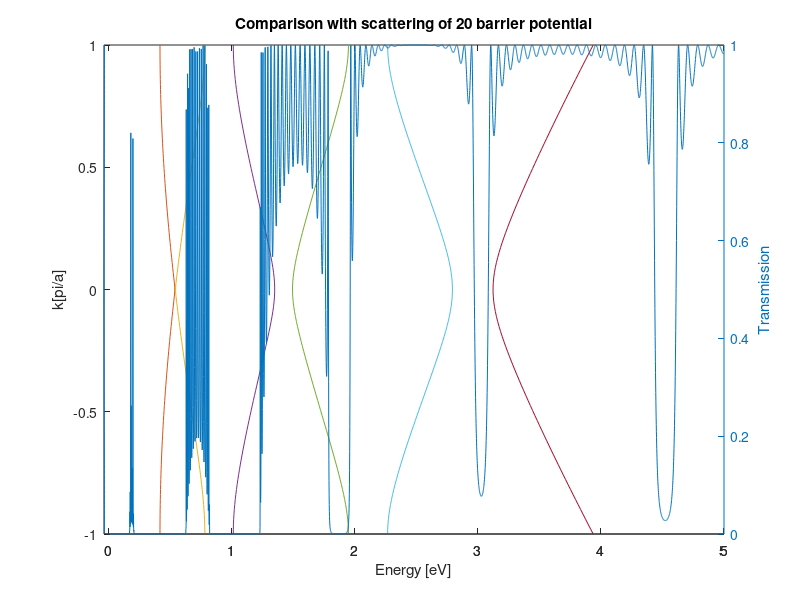
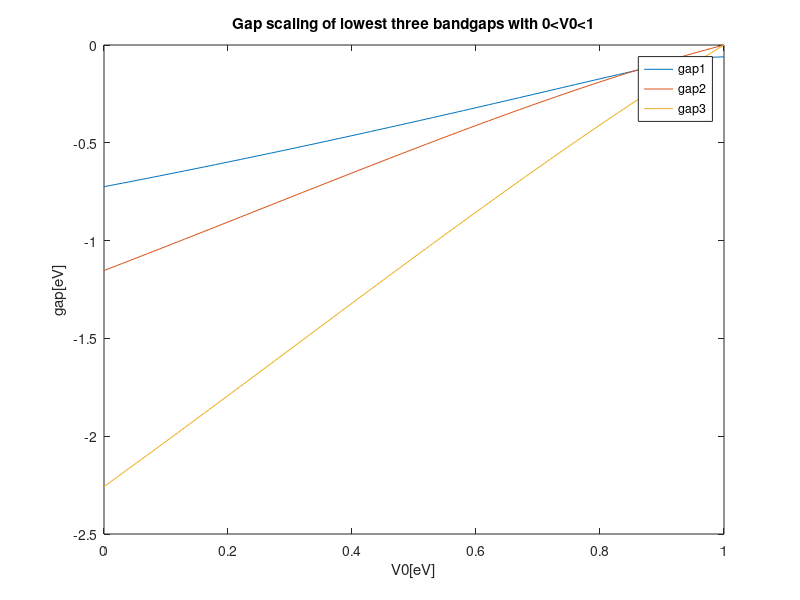
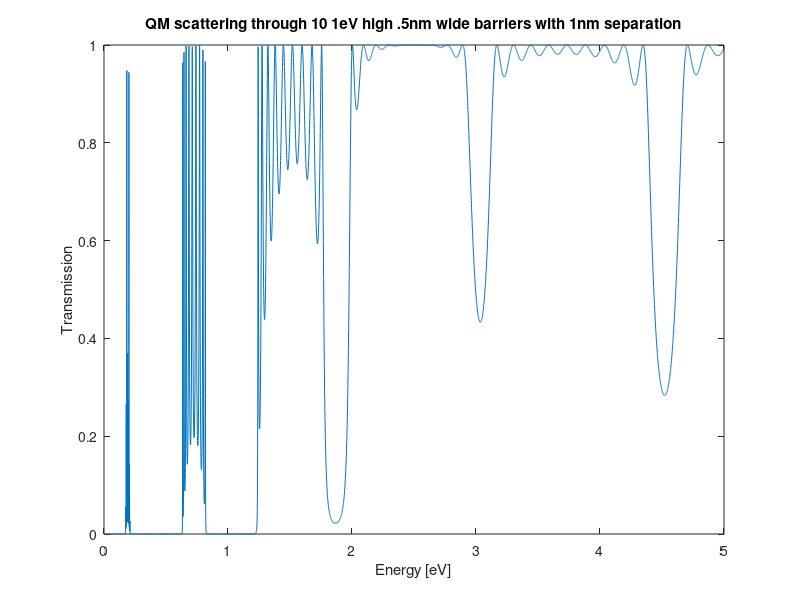
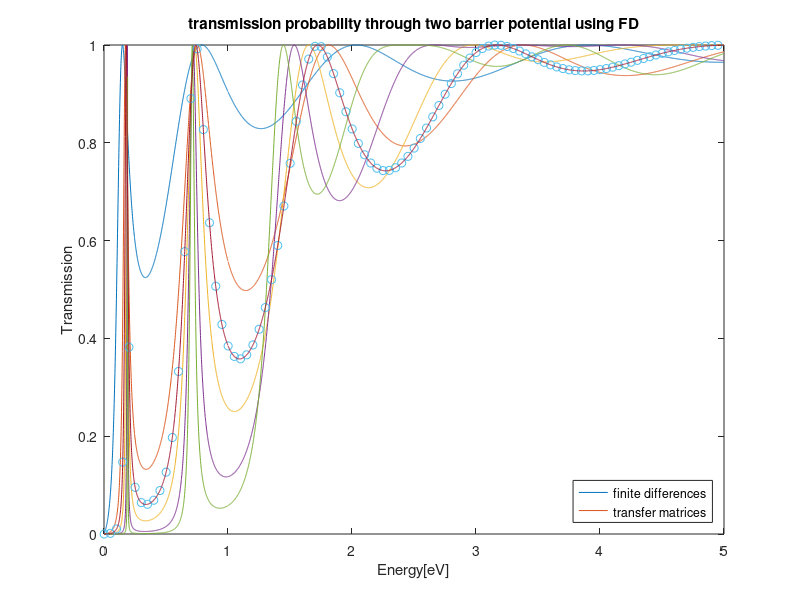

These charts were generated, in order, by the following MATLAB code:
%% 04/27, Victor Sellemi

%% QM scattering transmission probability through 1eV high .5nm wide barrier

h = 1; m = 1; %constants
d = 9.4486299429; %conversion of .5nm to bohrs
e = 0.0367493; %conversion from eV to hartree
z = [0,d]; %position of each layer in bohrs
V0 = 1*e; %potential in barrier in hartree units
E = (0:0.001:5).*e; %energy values of particles in hartree units
kL1 = sqrt(2*m*E/h^2); %free space wavenumber
kR1 = sqrt(2*m*(E-V0)/h^2); %wavenumber in the barrier
nL1 = kL1; nR1 = kR1; %analogous n-values

t=zeros(length(E),1); %initialize transmission array
for i = 1:length(E); %loop over different values for wavelength    
    %set wavenumbers for corresponding wavelength
    kL = kL1(i); kR = kR1(i); 
    nL = nL1(i); nR = nR1(i); 
    M = eye(2); 
    for j = 1:length(z);
        if mod(j,2) == 1; k1 = kL; k2 = kR; n1 = nL; n2 = nR;
        elseif mod(j,2) == 0; k1 = kR; k2 = kL; n1 = nR; n2 = nL; end 
        T = [(0.5 + n2/(2*n1))*exp(1i*(k2 - k1)*z(j)),...
        (0.5 - n2/(2*n1))*exp(-1i*(k2 + k1)*z(j)); ...
        (0.5 - n2/(2*n1))*exp(1i*(k2 + k1)*z(j)), ...
        (0.5 + n2/(2*n1))*exp(-1i*(k2 - k1)*z(j))];
    M = M * T;  
    end
    t(i) = (abs(1/M(1,1))).^2; %calculate transmission probability
end

%plot results
plot(E./e,t,'-'); xlabel('Energy [eV]'); ylabel('Transmission'); axis([0 5 0 1]);
title('QM scattering through a single 1eV high .5nm wide barrier');

%%  QM scattering transmission probability through two 1eV high .5nm wide barriers
clear all; close all; 

h = 1; m = 1; %constants
d = 9.4486299429; %conversion of .5nm to bohrs
z = [0,d,3*d,4*d]; %position of barriers
e = 0.0367493; %conversion from eV to hartree
V0 = 1*e; %potential in barrier
E = (0:0.001:5).*e; %energy values of particles
kL1 = sqrt(2*m.*E/h^2); %free space wavenumber
kR1 = sqrt(2*m.*(E-V0)/h^2); %wavenumber in the barrier
nL1 = kL1; nR1 = kR1; 

t=zeros(length(E),1); %initialize transmission array
for i = 1:length(E); %loop over different values for wavelength    
    %set wavenumbers for corresponding wavelength
    kL = kL1(i); kR = kR1(i); 
    nL = nL1(i); nR = nR1(i); 
    %build transfer matrices
    M = eye(2); 
    for j = 1:length(z);
        if mod(j,2) == 1; k1 = kL; k2 = kR; n1 = nL; n2 = nR;
        elseif mod(j,2) == 0; k1 = kR; k2 = kL; n1 = nR; n2 = nL; end 
        T = [(0.5 + n2/(2*n1))*exp(1i*(k2 - k1)*z(j)),...
        (0.5 - n2/(2*n1))*exp(-1i*(k2 + k1)*z(j)); ...
        (0.5 - n2/(2*n1))*exp(1i*(k2 + k1)*z(j)), ...
        (0.5 + n2/(2*n1))*exp(-1i*(k2 - k1)*z(j))];
    M = M * T;  
    end
    t(i) = (abs(1/M(1,1))).^2; %calculate transmission probability
end

%plot results
plot(E./e,t,'-'); xlabel('Energy [eV]'); ylabel('Transmission'); axis([0 5 0 1]);
title('QM scattering through two 1eV high .5nm wide barriers with 1nm separation');

%% QM scattering through three, five, ten, and twenty barriers
clear all; close all; 

Ns = [3,5,10,20]; %number of barriers 
for b = 1:length(Ns);
N = Ns(b);
h = 1; m = 1; %constants
d = 9.4486299429; %conversion of .5nm to bohrs
pos = d.*cumsum(repmat([1,2],1,N)); 
z = [0, pos(1:2*N - 1)]; 
e = 0.0367493; %conversion from eV to hartree
V0 = 1*e; %potential in barrier
E = (0:0.001:5).*e; %energy values of particles
kL1 = sqrt(2*m.*E/h^2); %free space wavenumber
kR1 = sqrt(2*m.*(E-V0)/h^2); %wavenumber in the barrier
nL1 = kL1; nR1 = kR1; 

t=zeros(length(E),1); %initialize transmission array
for i = 1:length(E); %loop over different values for wavelength    
    %set wavenumbers for corresponding wavelength
    kL = kL1(i); kR = kR1(i); 
    nL = nL1(i); nR = nR1(i); 
    %build transfer matrices
    M = eye(2); 
    for j = 1:length(z);
        if mod(j,2) == 1; k1 = kL; k2 = kR; n1 = nL; n2 = nR;
        elseif mod(j,2) == 0; k1 = kR; k2 = kL; n1 = nR; n2 = nL; end 
        T = [(0.5 + n2/(2*n1))*exp(1i*(k2 - k1)*z(j)),...
        (0.5 - n2/(2*n1))*exp(-1i*(k2 + k1)*z(j)); ...
        (0.5 - n2/(2*n1))*exp(1i*(k2 + k1)*z(j)), ...
        (0.5 + n2/(2*n1))*exp(-1i*(k2 - k1)*z(j))];
    M = M * T;  
    end
    t(i) = (abs(1/M(1,1))).^2; %calculate transmission probability
end

%plot results
figure(b); plot(E./e,t,'-'); xlabel('Energy [eV]'); ylabel('Transmission'); axis([0 5 0 1]);
title(['QM scattering through ', num2str(N),' 1eV high .5nm wide barriers with 1nm separation']);

end

%% transmission probability through the double barrier potential for several values of the barrier width
clear all; close all; 

width = .2.*(1:5);
for b = 1:length(width);
w = width(b);
h = 1; m = 1; %constants
d = 9.4486299429; %conversion of .5nm to bohrs
pos = d.*cumsum(repmat([w,2],1,2)); 
z = [0, pos(1:3)]; %position of barriers
e = 0.0367493; %conversion from eV to hartree
V0 = 1*e; %potential in barrier
E = (0:0.001:5).*e; %energy values of particles
kL1 = sqrt(2*m.*E/h^2); %free space wavenumber
kR1 = sqrt(2*m.*(E-V0)/h^2); %wavenumber in the barrier
nL1 = kL1; nR1 = kR1; 

t=zeros(length(E),1); %initialize reflectance array
for i = 1:length(E); %loop over different values for wavelength    
    %set wavenumbers for corresponding wavelength
    kL = kL1(i); kR = kR1(i); 
    nL = nL1(i); nR = nR1(i); 
    %build transfer matrices
    M = eye(2); 
    for j = 1:length(z);
        if mod(j,2) == 1; k1 = kL; k2 = kR; n1 = nL; n2 = nR;
        elseif mod(j,2) == 0; k1 = kR; k2 = kL; n1 = nR; n2 = nL; end 
        T = [(0.5 + n2/(2*n1))*exp(1i*(k2 - k1)*z(j)),...
        (0.5 - n2/(2*n1))*exp(-1i*(k2 + k1)*z(j)); ...
        (0.5 - n2/(2*n1))*exp(1i*(k2 + k1)*z(j)), ...
        (0.5 + n2/(2*n1))*exp(-1i*(k2 - k1)*z(j))];
    M = M * T;  
    end
    t(i) = (abs(1/M(1,1))).^2; %calculate transmission probability
end

%plot results
plot(E./e,t,'-'); hold on; 
xlabel('Energy [eV]'); ylabel('Transmission'); axis([0 5 0 1]);
title('Transmission through double barrier for several values of barrier width');
if b == length(width); legend('.1nm','.2nm', '.3nm', '.4nm', '.5nm'); end

end

%%  transmission through 2-barrier potential using finite differences
clear all; close all; 

N = 50; dz = 1; h = 1; m = 1; A = (h^2/2/m/dz^2);

d = 9.4486299429; %conversion of .5nm to bohrs
z = [0,.5*d,2.5*d,3*d]; %position of barriers
e = 0.0367493; %conversion from eV to hartree
V0 = 1*e; %potential in barrier
E = (.001:0.001:5).*e; %energy values of particles
kL1 = sqrt(2*m.*E/h^2); %free space wavenumber
kR1 = sqrt(2*m.*(E-V0)/h^2); %wavenumber in the barrier
nL1 = kL1; nR1 = kR1; 

%second derivative finite differences operator in 1D
D2z=1/dz^2*(spdiags(-2*ones(N,1),0,sparse(N,N))+spdiags(ones(N,1),1,sparse(N,N))+spdiags(ones(N,1),-1,sparse(N,N)));
%potential energy operator
Vz = [V0*ones(1,.2*N), zeros(1,.6*N), V0*ones(1,.2*N)];
V = sparse(diag(Vz));

%%FINITE DIFFERENCES METHOD%%
T_fd = zeros(length(E),1); 
for i = 1:length(E); 
    kL = kL1(i); kR = kR1(i); 
    H = E(i)*speye(N) + A*D2z - V;
    H(1,1) = H(1,1) + (A)*exp(1i*kL*dz);
    H(end,end) = H(end,end) + (A)*exp(1i*kR*dz);
    b = zeros(N,1); b(1,1) = (1i*2*A)*sin(kL*dz); 
    psi = H\b;
    T_fd(i) = abs(psi(end,1))^2 * (sin(kR*dz)/sin(kL*dz));   
end


%%TRANSFER MATRICES METHOD%%
t=zeros(length(E),1); %initialize reflectance array
for i = 1:length(E); %loop over different values for wavelength    
    %set wavenumbers for corresponding wavelength
    kL = kL1(i); kR = kR1(i); 
    nL = nL1(i); nR = nR1(i); 
    %build transfer matrices
    M = eye(2); 
    for j = 1:length(z);
        if mod(j,2) == 1; k1 = kL; k2 = kR; n1 = nL; n2 = nR;
        elseif mod(j,2) == 0; k1 = kR; k2 = kL; n1 = nR; n2 = nL; end 
        T = [(0.5 + n2/(2*n1))*exp(1i*(k2 - k1)*z(j)),...
        (0.5 - n2/(2*n1))*exp(-1i*(k2 + k1)*z(j)); ...
        (0.5 - n2/(2*n1))*exp(1i*(k2 + k1)*z(j)), ...
        (0.5 + n2/(2*n1))*exp(-1i*(k2 - k1)*z(j))];
    M = M * T;  
    end
    t(i) = (abs(1/M(1,1))).^2; %calculate transmission probability
end


%plot results
plot(E(1:50:end)./e,t(1:50:end),'o',E./e,t); axis([0 5 0 1]);
xlabel('Energy[eV]'); ylabel('Transmission'); 
title('transmission probability through two barrier potential using FD'); 
legend('finite differences','transfer matrices','Location','southeast'); 


%% 1-D bandstructure, V(x)=Vcos(2pix/a), for V=0.5 eV. 
clear all; close all;

h = 1; m = 1; N = 100; A = h^2/2/m;

d = 9.4486299429; %conversion of .5nm to bohrs
e = 0.0367493; %conversion from eV to hartree
a = 2*d; 
x = linspace(0,a,N); 
V0 = 0.5*e; 
Vx = V0*cos((2*pi/a).*x);
k = pi/a;
G = [-2*pi/a, 0, 2*pi/a];
H = [A*(k+G(1))^2+V0, V0/2, V0/2; ...
    V0/2, A*(k+G(2))^2+V0,  V0/2; ...
    V0/2, V0/2, A*(k+G(3))^2 + V0];
[F,D] = eig(H);
%E = A*(k+G).^2;
Cs1 = F(:,1)'; Cs2 = F(:,2)'; 
fs1 = zeros(length(G),length(x)); fs2 = zeros(length(G),length(x)); 
for i = 1:length(G); 
    fs1(i,:) = exp(1i*G(i).*x);  
    fs2(i,:) = exp(1i*G(i).*x);
end
psi1 = Cs1*fs1;
psi2 = Cs2*fs2; 

%plot results
figure(1);
[AX, Y1, Y2] = plotyy(x./a,[abs(psi1).^2; abs(psi2).^2],x./a,Vx./e);
ylim(AX(2),[-1,1]); ylabel(AX(1),'|psi|^2'); ylabel(AX(2),'V(x) [eV]'); xlabel('position[a]'); 
title('Real-space eigenfunctions of the two lowest bands at k = ?/a'); 


%bandstructure
N = 7; 
a = 2*d; %a = 1nm
V0 = 0*e; %V0 = .5eV 
x = (-(N-1)/2:1:(N-1)/2)*a/pi;
Vx = V0*cos((2*pi/a).*x);
kk = linspace(-pi/a,pi/a,100); %k values from -pi/a to pi/a
GG = (-N+1:2:N-1).*(pi/a); %-6*pi/a:2*pi/a:6*pi/a; %G values 
EE = []; %initialize energy array

for i = 1:length(kk);
    
k=kk(i);
H = diag(A*(k+GG).^2+Vx(4));
for ii = 1:length(Vx); 
    VV = Vx([1,2,3,5,6,7]);
    H(ii,ii+1:end) = VV(1:end-ii+1);
    if ii > 1; H(ii,1:ii-1) = VV(end-ii+2:end); end;

end
[F,D] = eig(H); 
EE(i,:) = diag(D); 

end

figure(2); plot(kk*a/pi,EE./e,'k'); xlabel('k [pi/a]'); ylabel('Energy [eV]');
title('bandstructure at V0=0'); 

%%  scaling of the lowest three bandgaps with 0 < V ? < 1eV for the potential above
clear all; close all; 


h = 1; m = 1; N = 7; A = h^2/2/m;

e = 0.0367493;
V0s = (0:0.01:1).*e;
gap1 = []; gap2 = []; gap3 = []; 

for ee = 1:length(V0s);
    
V0 = V0s(ee);
d = 9.4486299429;
a = 2*d; %a = 1nm
x = (-(N-1)/2:1:(N-1)/2)*a/pi;
Vx = V0*cos((2*pi/a).*x);
kk = linspace(-pi/a,pi/a,100); %k values from -pi/a to pi/a
GG = (-N+1:2:N-1).*(pi/a); %-6*pi/a:2*pi/a:6*pi/a; %G values 
EE = []; %initialize energy array
for i = 1:length(kk);
    
k=kk(i);
H = diag(A*(k+GG).^2+Vx(4));
for ii = 1:length(Vx); 
    VV = Vx([1,2,3,5,6,7]);
    H(ii,ii+1:end) = VV(1:end-ii+1);
    if ii > 1; H(ii,1:ii-1) = VV(end-ii+2:end); end;

end
[F,D] = eig(H); 
EE(i,:) = diag(D); 

end

gap3(ee) = (abs(EE(end,1) - EE(end,2))'); 
gap1(ee) = (abs(EE(length(kk)/2,4) - EE(length(kk)/2,5))');
gap2(ee) = (abs(EE(end,3) - EE(end,4))'); 

end; 

plot(V0s./e,-fliplr(gap1./e),V0s./e,-fliplr(gap2./e),V0s./e,-fliplr(gap3./e)); 
legend('gap1','gap2','gap3');
ylabel('gap[eV]'); xlabel('V0[eV]');
title('Gap scaling of lowest three bandgaps with 0<V0<1'); 

%%  comparison of 1-D bandstructure of an infinite lattice and
%transmission coefficient for twenty 0.5eV-high barriers separated by 1nm
clear all; close all; 

N = 20;
h = 1; m = 1; %constants
d = 9.4486299429; %conversion of .5nm to bohrs
pos = d.*cumsum(repmat([1,2],1,N)); 
z = [0, pos(1:2*N - 1)]; 
e = 0.0367493; %conversion from eV to hartree
V0 = 1*e; %potential in barrier
E = (0:0.001:5).*e; %energy values of particles
kL1 = sqrt(2*m.*E/h^2); %free space wavenumber
kR1 = sqrt(2*m.*(E-V0)/h^2); %wavenumber in the barrier
nL1 = kL1; nR1 = kR1; 

t=zeros(length(E),1); %initialize transmission array
for i = 1:length(E); %loop over different values for wavelength    
    %set wavenumbers for corresponding wavelength
    kL = kL1(i); kR = kR1(i); 
    nL = nL1(i); nR = nR1(i); 
    %build transfer matrices
    M = eye(2); 
    for j = 1:length(z);
        if mod(j,2) == 1; k1 = kL; k2 = kR; n1 = nL; n2 = nR;
        elseif mod(j,2) == 0; k1 = kR; k2 = kL; n1 = nR; n2 = nL; end 
        T = [(0.5 + n2/(2*n1))*exp(1i*(k2 - k1)*z(j)),...
        (0.5 - n2/(2*n1))*exp(-1i*(k2 + k1)*z(j)); ...
        (0.5 - n2/(2*n1))*exp(1i*(k2 + k1)*z(j)), ...
        (0.5 + n2/(2*n1))*exp(-1i*(k2 - k1)*z(j))];
    M = M * T;  
    end
    t(i) = (abs(1/M(1,1))).^2; %calculate transmission probability
end


%add comparison with scattering
h = 1; m = 1; %constants
d = 9.4486299429;
e = 0.0367493;
A = h^2/2/m;
N = 7; 
a = 2*d; %a = 1nm
V0 = 1*e; %V0 = .5eV 
x = (-(N-1)/2:1:(N-1)/2)*a/pi;
Vx = V0*cos((2*pi/a).*x);
kk = linspace(-pi/a,pi/a,100); %k values from -pi/a to pi/a
GG = (-N+1:2:N-1).*(pi/a); %-6*pi/a:2*pi/a:6*pi/a; %G values 
EE = []; %initialize energy array

for w = 1:length(kk);
    
k=kk(w);
H = diag(A*(k+GG).^2+Vx(4));
for ii = 1:length(Vx); 
    VV = Vx([1,2,3,5,6,7]);
    H(ii,ii+1:end) = VV(1:end-ii+1);
    if ii > 1; H(ii,1:ii-1) = VV(end-ii+2:end); end;
end
[F,D] = eig(H); 
EE(w,:) = diag(D); 

end

figure(1);[AX, Y1, Y2] = plotyy(EE./5/e,kk*a/pi,E./e,t);
ylabel(AX(1),'k[pi/a]'); ylabel(AX(2),'Transmission'); xlabel('Energy [eV]'); 
title('Comparison with scattering of 20 barrier potential'); 

